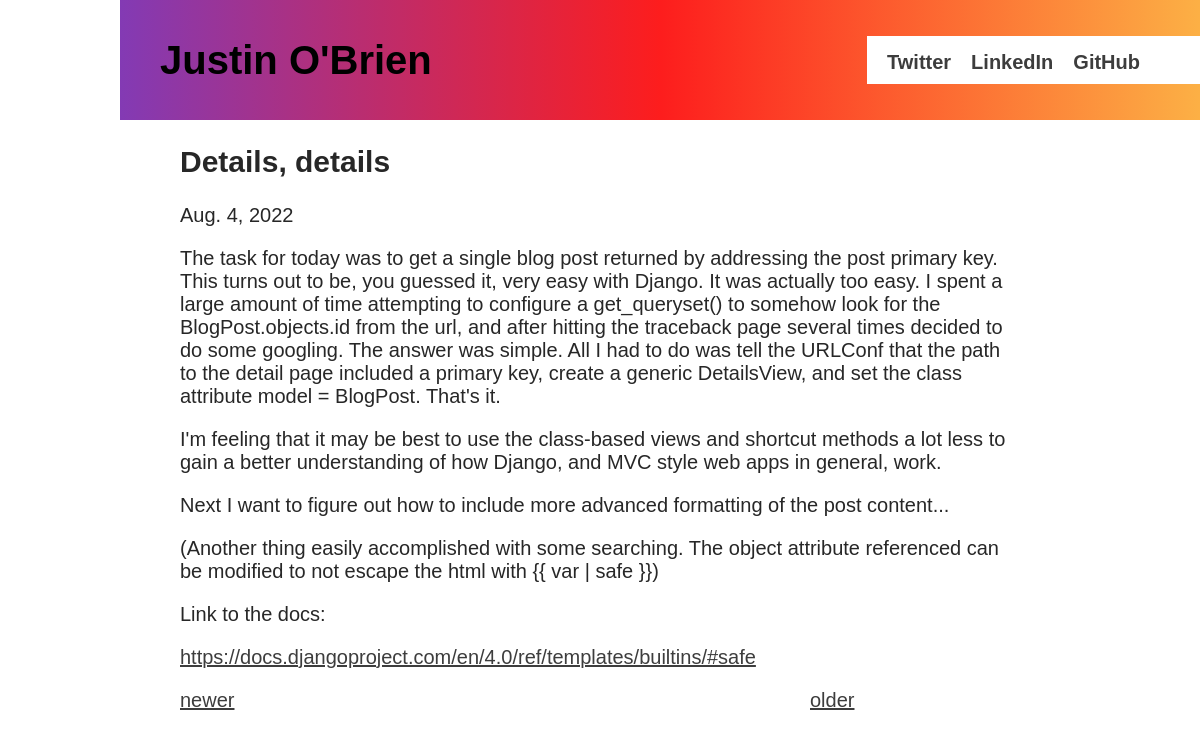
The app's page /blog/4 with its own data.
### blog/models.py (models this page shows, shortened)
class BlogPost(models.Model):
    title = models.CharField(max_length=64)
    content = models.CharField(max_length=10000)
    pub_date = models.DateField()

### blog/views.py (the view)
# urls.py: path('blog/<int:pk>', views.DetailView.as_view(), name='detail'),
class DetailView(DetailView):
    template_name = "blog/detail.html"
    model = BlogPost
    def get_context_data(self, **kwargs):
        context = super().get_context_data(**kwargs)
        context["post_count"] = BlogPost.objects.count()
        return context

### blog/templatetags/markdown_extras.py (called while the page is built)
@register.filter()
@stringfilter
def markdown(value):
    return md.markdown(value, extensions=['markdown.extensions.fenced_code'])

### blog/templates/blog/detail.html
{% load static %}
{% load markdown_extras %}
<!DOCTYPE html>
<html>
    <head>
        <link rel="stylesheet" type="text/css" href="{% static 'blog/style.css' %}">
    </head>
    <body>
        <header>
            <h1 id="header-name">Justin O'Brien</h1>
            <nav class="top-nav">
                <ul class="horizontal-list">
                    <li><a href="https://twitter.com">Twitter</a></li>
                    <li><a href="https://linkedin.com/in/justinaobrien">LinkedIn</a></li>
                    <li><a href="https://github.com/jaoist/">GitHub</a></li>
                </ul>
            </nav>
        </header>
        <main>
            <h2>{{ object.title }}</h2>
            <time>{{ object.pub_date }}</time>
            <p>{{ object.content | markdown | safe  }}</p>
            <div class="grid-container grid-col-4">
            {% if object.pk < post_count %}
                <a class="newer" href="{% url 'blog:detail' object.pk|add:"1" %}">newer</a>
            {% endif %}
            {% if object.pk > 1 %}
                <a class="older" href="{% url 'blog:detail' object.pk|add:"-1" %}">older</a>
            {% endif %}
            </div>
    </body>
</html>

### blog/static/blog/style.css (style rules this page uses)
html { font-family: 'Gill Sans', 'Gill Sans MT', Calibri, 'Trebuchet MS', sans-serif; font-size: 20px; }
header { margin-left: 10%; min-height: 6em; background: linear-gradient(90deg, rgba(131,58,180,1) 0%, rgba(253,29,29,1) 50%, rgba(252,176,69,1) 100%); display: flex; align-items: center; justify-content: space-between; }
#header-name { margin-left: 2rem; min-inline-size: fit-content; }
body { margin: 0; }
main { max-width: 60rem; min-width: 30rem; margin-left: auto; margin-right: auto; padding: 0 15%; color: #272727; }
h1, h2, h3, h4, h5, h6 { font-family: 'Trebuchet MS', 'Lucida Sans Unicode', 'Lucida Grande', 'Lucida Sans', Arial, sans-serif; }
a { color: #3d3d3d; }
nav a { color: #3d3d3d; font-weight: bold; text-decoration: none; }
.top-nav { background-color: white; padding-right: 3rem; padding-top: 0.75rem; padding-bottom: 0.5rem; margin-left: 2rem; }
.horizontal-list { display: flex; align-items: center; justify-content: center; margin: 0; padding: 0; list-style-type: none; }
ul.horizontal-list li { display: inline-block; padding-left: 1rem; }
.grid-container { display: grid; }
.grid-col-4 { grid-template-columns: repeat(4, 1fr); }
.newer { grid-column: 1/1; }
.older { grid-column: 4/4; }

### records on screen
BlogPost: title "Details, details", pub_date "Aug. 4, 2022", content "The task for today was to get a single blog post returned by addressing the post primary key. This turns out to be, you guessed it, very easy with Django. It was actually too easy. I spent a large amount of time attempting to configure a get_queryset() to somehow look for the BlogPost.objects.id from the url, and after hitting the traceback page several times decided to do some googling. The answer was simple. All I had to do was tell the URLConf that the path to the detail page included a primary key, create a generic DetailsView, and set the class attribute model = BlogPost. That's it. I'm feeling that it may be best to use the class-based views and shortcut methods a lot less to gain a…"
